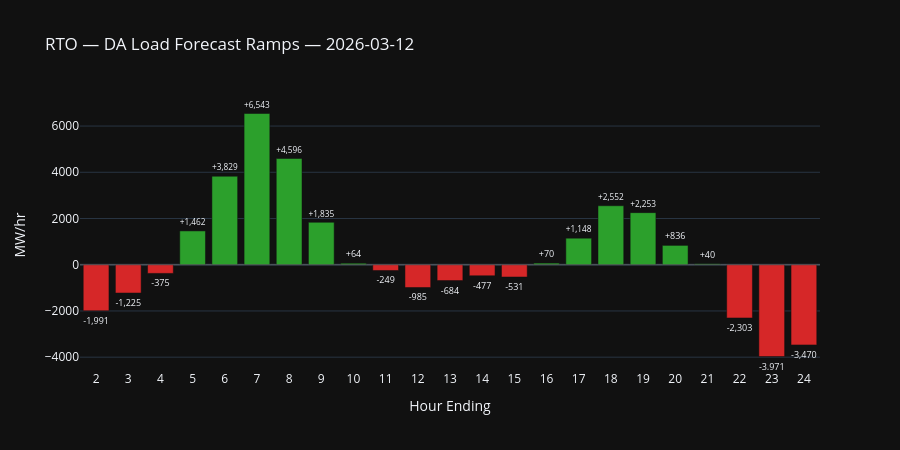

Notebook cell for this chart:
### Markdown cell above
## 5. Ramp Bar Chart — RTO Hourly MW Delta

Positive ramps (load increasing) in green, negative ramps (load decreasing) in red.

### Code cell
dfr = df_da.dropna(subset=["ramp_mw"]).copy()
colors = ["#2ca02c" if v >= 0 else "#d62728" for v in dfr["ramp_mw"]]

fig = go.Figure(go.Bar(
    x=dfr["hour_ending"],
    y=dfr["ramp_mw"],
    marker_color=colors,
    text=[f"{v:+,.0f}" for v in dfr["ramp_mw"]],
    textposition="outside",
    textfont=dict(size=9),
    hovertemplate="<b>RTO</b><br>HE%{x}<br>Ramp: %{y:+,.0f} MW<extra></extra>",
))
fig.add_hline(y=0, line_color="gray", line_width=0.5)
fig.update_layout(
    title=f"RTO — DA Load Forecast Ramps — {FORECAST_DATE.date()}",
    xaxis_title="Hour Ending", yaxis_title="MW/hr",
    xaxis=dict(dtick=1),
    height=450,
    template="plotly_dark",
)
fig.show()

### Figure 1 — Plotly figure (JSON) as saved in the notebook; plotly's stock layout.template omitted (floating-point values rounded to 4 significant figures)
{"data": [{"hovertemplate": "<b>RTO</b><br>HE%{x}<br>Ramp: %{y:+,.0f} MW<extra></extra>", "marker": {"color": ["#d62728", "#d62728", "#d62728", "#2ca02c", "#2ca02c", "#2ca02c", "#2ca02c", "#2ca02c", "#2ca02c", "#d62728", "#d62728", "#d62728", "#d62728", "#d62728", "#2ca02c", "#2ca02c", "#2ca02c", "#2ca02c", "#2ca02c", "#2ca02c", "#d62728", "#d62728", "#d62728"]}, "text": ["-1,991", "-1,225", "-375", "+1,462", "+3,829", "+6,543", "+4,596", "+1,835", "+64", "-249", "-985", "-684", "-477", "-531", "+70", "+1,148", "+2,552", "+2,253", "+836", "+40", "-2,303", "-3,971", "-3,470"], "textfont": {"size": 9}, "textposition": "outside", "type": "bar", "x": [2, 3, 4, 5, 6, 7, 8, 9, 10, 11, 12, 13, 14, 15, 16, 17, 18, 19, 20, 21, 22, 23, 24], "y": [-1991.0, -1225.0, -375.0, 1462.0, 3829.0, 6543.0, 4596.0, 1835.0, 64.0, -249.0, -985.0, -684.0, -477.0, -531.0, 70.0, 1148.0, 2552.0, 2253.0, 836.0, 40.0, -2303.0, -3971.0, -3470.0]}], "layout": {"height": 450, "shapes": [{"line": {"color": "gray", "width": 0.5}, "type": "line", "x0": 0, "x1": 1, "xref": "x domain", "y0": 0, "y1": 0, "yref": "y"}], "title": {"text": "RTO — DA Load Forecast Ramps — 2026-03-12"}, "xaxis": {"dtick": 1, "title": {"text": "Hour Ending"}}, "yaxis": {"title": {"text": "MW/hr"}}}}
